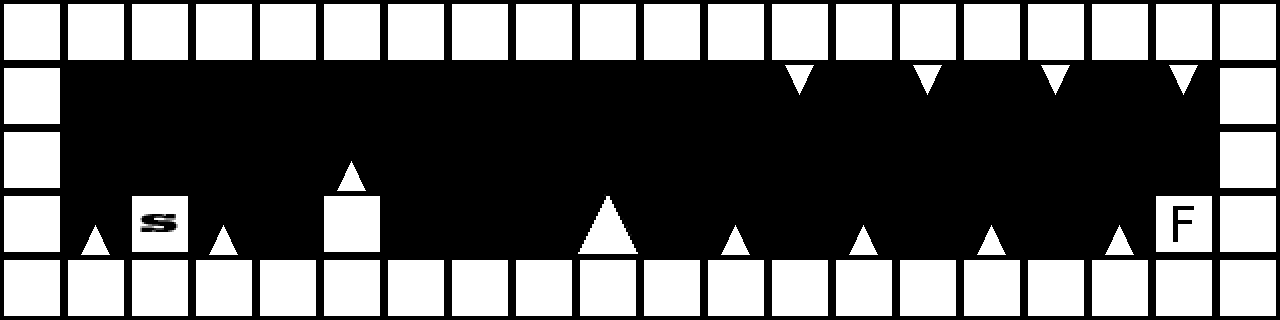

The image is a tile-based game level rendered from a .tmx file. Its description and source (layers, tilesets, objects; grid data summarised) follow:
An orthogonal 20x5 tile map with 64x64 px tiles, 1 tile layer (Blocks).

<map version="1.0" orientation="orthogonal" width="20" height="5" tilewidth="64" tileheight="64">
 <properties>
  <property name="DoubleJump" value="0" />
  <property name="GameMode" value="Race" />
  <property name="Gravity" value="3000" />
  <property name="MirrorMan" value="true" />
 </properties>
 <tileset firstgid="1" name="Sheet" tilewidth="64" tileheight="64">
  <image source="../../../TextureSheets/Sheet.png" width="256" height="256" />
 </tileset>
 <objectgroup name="Objects" width="20" height="5" />
 <layer name="Blocks" width="20" height="5">
  <data>[100 cells, 61 non-empty, 6 distinct tile ids]</data>
 </layer>
</map>
